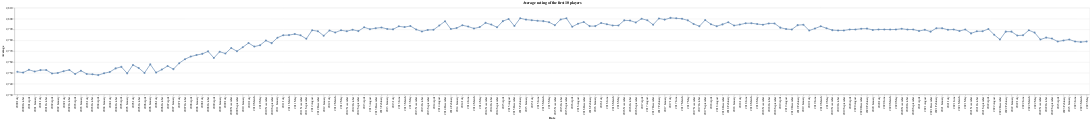

Source (notebook cell):
### Code cell
averages_top10_df = averages_top10.reset_index()
averages_top10_df.columns = ['Column', 'Average']

averages_top10_df['Date'] = df2['Date']
averages_top10_df.drop(['Column'],axis=1)

chart = alt.Chart(averages_top10_df).mark_line().encode(
    x=alt.X('Date'),
    y=alt.Y('Average', scale=alt.Scale(domain=(2730, 2790)))
).properties(
    title='Average rating of the first 10 players'
)

points = alt.Chart(averages_top10_df).mark_point(filled=True, size=50).encode(
    x=alt.X('Date', sort=None),
    y=alt.Y('Average',scale=alt.Scale(domain=(2740, 2810))),
    tooltip=[alt.Tooltip('Date', title='Date'),
             alt.Tooltip('Average', title='Average')]
)

# Show the chart
chart + points

### Figure 1 — Vega-Lite specification as saved in the notebook (floating-point values rounded to 4 significant figures; data arrays with more than 128 entries replaced by an {"elided": "..."} marker saying what was removed)
{"config": {"view": {"continuousWidth": 400, "continuousHeight": 300}}, "layer": [{"mark": "line", "encoding": {"x": {"field": "Date", "type": "nominal"}, "y": {"field": "Average", "scale": {"domain": [2730, 2790]}, "type": "quantitative"}}, "title": "Average rating of the first 10 players"}, {"mark": {"type": "point", "filled": true, "size": 50}, "encoding": {"tooltip": [{"field": "Date", "title": "Date", "type": "nominal"}, {"field": "Average", "title": "Average", "type": "quantitative"}], "x": {"field": "Date", "sort": null, "type": "nominal"}, "y": {"field": "Average", "scale": {"domain": [2740, 2810]}, "type": "quantitative"}}}], "data": {"name": "data-f77b0c9bf409b40ac8ba9f5451946bb6"}, "$schema": "https://vega.github.io/schema/vega-lite/v4.17.0.json", "datasets": {"data-f77b0c9bf409b40ac8ba9f5451946bb6": {"elided": "186 records"}}}
